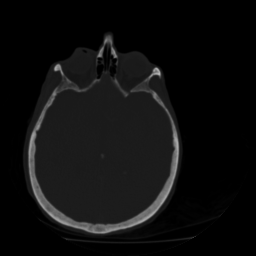
#> input picture data/datasets/MedSmall/brain_slice.png, 256 x 256 px
$ python -i metrics.py   (imports and definitions only)   (older library calls are emulated)
#> lines starting #> are read from the running program, lines starting #| are printed output that depends on the picture; after the words box and inside, x2 and y2 are one past the last pixel; in counts of white or black regions, pixels touching at a corner belong together
#> further down, picture is the input picture: shape (256, 256, 3); min 0, max 183, mean 14.1
"""质量评价工具: 全参考(PSNR/SSIM/RMSE)与无参考指标."""

import numpy as np
import cv2
from skimage.metrics import peak_signal_noise_ratio, structural_similarity


def psnr(reference: np.ndarray, target: np.ndarray) -> float:
    return float(peak_signal_noise_ratio(reference, target, data_range=1.0))


def ssim(reference: np.ndarray, target: np.ndarray) -> float:
    return float(structural_similarity(reference, target, data_range=1.0))


def rmse(reference: np.ndarray, target: np.ndarray) -> float:
    return float(np.sqrt(np.mean((reference - target) ** 2)))


def full_reference_metrics(reference: np.ndarray, target: np.ndarray) -> dict:
    return {
        "psnr": round(psnr(reference, target), 2),
        "ssim": round(ssim(reference, target), 4),
        "rmse": round(rmse(reference, target), 4),
    }


def no_reference_metrics(image: np.ndarray) -> dict:
    """无参考指标: 拉普拉斯清晰度、梯度能量、估计噪声、熵."""
    u8 = (np.clip(image, 0, 1) * 255).astype(np.uint8)
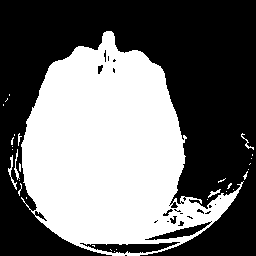
#> u8: shape (256, 256, 3); 43.8% white; 31 white regions (25 under 20 px), largest, box (x1, y1, x2, y2) and area: (21, 31, 244, 256) 28371, (8, 155, 17, 190) 75, (14, 149, 20, 180) 55, (241, 133, 254, 150) 40, (208, 189, 221, 198) 39, (18, 133, 22, 146) 22
    lap_var = float(cv2.Laplacian(u8, cv2.CV_64F).var())
#> lap_var = 8923.9
    gx = cv2.Sobel(u8, cv2.CV_64F, 1, 0)
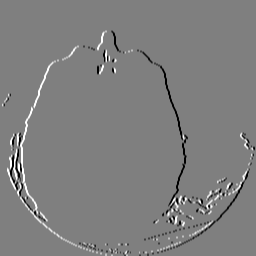
#> gx: shape (256, 256, 3) float64; min -1020, max 1020, mean 0; drawn with min black and max white
    gy = cv2.Sobel(u8, cv2.CV_64F, 0, 1)
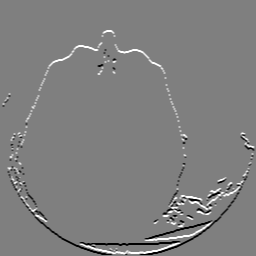
#> gy: shape (256, 256, 3) float64; min -1020, max 1020, mean 1.1; drawn with min black and max white
    grad_energy = float(np.mean(gx ** 2 + gy ** 2))
#> grad_energy = 50808.7
    hist, _ = np.histogram(u8, bins=256, range=(0, 255))
#> hist = 256 values, max 110430 at index 0, min 0 at index 1, mean 768
    p = hist / hist.sum()
#> p = 256 values, max 0.562 at index 0, min 0 at index 1, mean 0.00391
    entropy = float(-np.sum(p[p > 0] * np.log2(p[p > 0])))
#> entropy = 0.989
    return {
        "laplacian_sharpness": round(lap_var, 2),
        "gradient_energy": round(grad_energy, 2),
        "entropy": round(entropy, 4),
    }

>>> import cv2
>>> picture = cv2.imread('../../data/datasets/MedSmall/brain_slice.png')
>>> result = no_reference_metrics(picture)
#> result = {'laplacian_sharpness': 8923.9, 'gradient_energy': 50808.7, 'entropy': 0.989}

$ run again, on data/datasets/MedSmall/kidney_slice.png
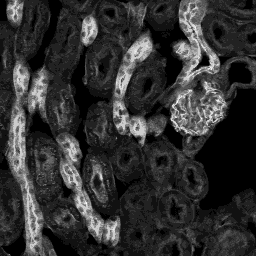
#> input picture data/datasets/MedSmall/kidney_slice.png, 256 x 256 px
#> picture is the input picture: shape (256, 256, 3); min 0, max 15, mean 2.93
#> in no_reference_metrics, `u8 = (np.clip(image, 0, 1) * 255).astype(np.uint8)`:
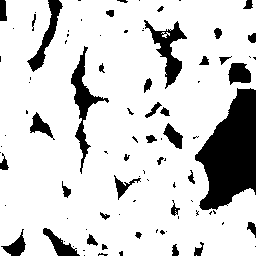
#> u8: shape (256, 256, 3); 83.3% white; 92 black regions (54 under 20 px), largest, box (x1, y1, x2, y2) and area: (195, 88, 256, 210) 4730, (71, 46, 109, 174) 1065, (144, 20, 187, 89) 940
#> lap_var = 12707.1
#> in no_reference_metrics, `gy = cv2.Sobel(u8, cv2.CV_64F, 0, 1)`:
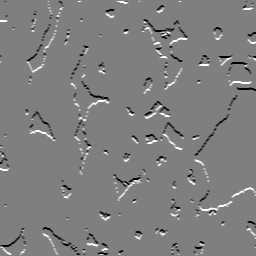
#> gy: shape (256, 256, 3) float64; min -1020, max 1020, mean -0.7; drawn with min black and max white
#> grad_energy = 70795.7
#> hist = 256 values, max 163818 at index 255, min 0 at index 1, mean 768
#> p = 256 values, max 0.833 at index 255, min 0 at index 1, mean 0.00391
#> entropy = 0.65
#> result = {'laplacian_sharpness': 12707.1, 'gradient_energy': 70795.6, 'entropy': 0.65}
